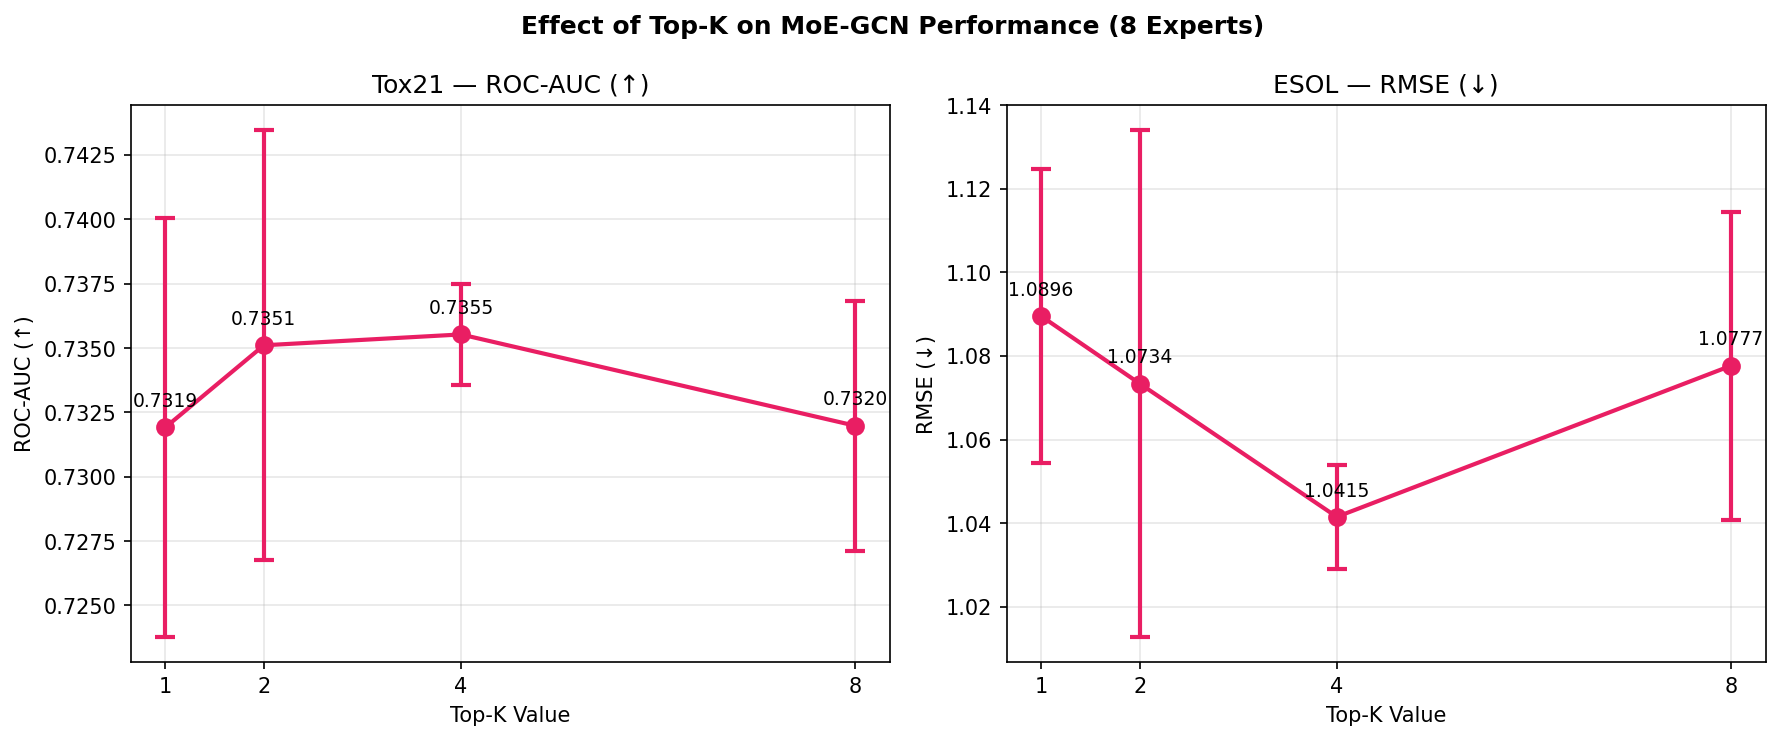

Reproduce this figure in Python.
"""
topk_comparison.py — Different K Value Comparison
Compares MoE-GCN with K=1,2,4 on Tox21 and ESOL.
Run: python topk_comparison.py
"""

import warnings, copy
import numpy as np
import torch
import torch.nn as nn
import torch.nn.functional as F
from torch_geometric.data import DataLoader
from torch_geometric.datasets import MoleculeNet
from torch_geometric.nn import GCNConv, global_mean_pool
from sklearn.metrics import roc_auc_score
import matplotlib
matplotlib.use('Agg')
import matplotlib.pyplot as plt
from collections import defaultdict

warnings.filterwarnings("ignore")
DEVICE    = torch.device("cuda" if torch.cuda.is_available() else "cpu")
BATCH_SIZE = 64
EPOCHS    = 80
PATIENCE  = 15
DATA_ROOT = "./data"
print(f"Device: {DEVICE}")

def ToFloat(data):
    data.x = data.x.float()
    return data

class MoELayer(nn.Module):
    def __init__(self, in_dim, out_dim, num_experts, top_k):
        super().__init__()
        self.num_experts = num_experts
        self.top_k = top_k
        self.experts = nn.ModuleList([nn.Sequential(nn.Linear(in_dim, out_dim), nn.ReLU()) for _ in range(num_experts)])
        self.gate = nn.Linear(in_dim, num_experts)
    def forward(self, x):
        gl = self.gate(x)
        tv, ti = torch.topk(gl, self.top_k, dim=-1)
        w = torch.zeros_like(gl).scatter_(1, ti, F.softmax(tv, dim=-1))
        bal = self.num_experts * (w.mean(0)**2).sum()
        eo = torch.stack([e(x) for e in self.experts], dim=1)
        return (w.unsqueeze(-1) * eo).sum(dim=1), bal

class MoEGCN(nn.Module):
    def __init__(self, in_dim, hidden, num_layers, dropout, num_experts, top_k, num_tasks):
        super().__init__()
        self.convs = nn.ModuleList()
        self.bns = nn.ModuleList()
        self.dropout = dropout
        for i in range(num_layers):
            self.convs.append(GCNConv(in_dim if i==0 else hidden, hidden))
            self.bns.append(nn.BatchNorm1d(hidden))
        self.moe = MoELayer(hidden, hidden, num_experts, top_k)
        self.head = nn.Linear(hidden, num_tasks)
    def forward(self, data):
        x, ei, b = data.x, data.edge_index, data.batch
        for conv, bn in zip(self.convs, self.bns):
            x = F.relu(bn(conv(x, ei)))
            x = F.dropout(x, p=self.dropout, training=self.training)
        x = global_mean_pool(x, b)
        x, bal = self.moe(x)
        return self.head(x), bal

def scaffold_split(dataset, frac_train=0.8, frac_val=0.1):
    from rdkit import Chem
    from rdkit.Chem.Scaffolds import MurckoScaffold
    scaffolds = defaultdict(list)
    for i in range(len(dataset)):
        try:
            smi = dataset.smiles[i]
            mol = Chem.MolFromSmiles(smi)
            sc  = MurckoScaffold.MurckoScaffoldSmiles(mol=mol, includeChirality=False) if mol else smi
        except:
            sc = str(i)
        scaffolds[sc].append(i)
    scaffold_sets = sorted(scaffolds.values(), key=len, reverse=True)
    n = len(dataset)
    train_cutoff = int(n * frac_train)
    val_cutoff   = int(n * (frac_train + frac_val))
    train_idx, val_idx, test_idx = [], [], []
    for s in scaffold_sets:
        if len(train_idx) < train_cutoff: train_idx.extend(s)
        elif len(val_idx) < (val_cutoff - train_cutoff): val_idx.extend(s)
        else: test_idx.extend(s)
    return (torch.utils.data.Subset(dataset, train_idx),
            torch.utils.data.Subset(dataset, val_idx),
            torch.utils.data.Subset(dataset, test_idx))

def run_topk(dataset, train_data, val_data, test_data, top_k, is_classif, num_tasks, n_seeds=3):
    in_dim = dataset.num_node_features
    seed_scores = []
    vl = DataLoader(val_data,  batch_size=BATCH_SIZE)
    tl_test = DataLoader(test_data, batch_size=BATCH_SIZE)

    for seed in range(n_seeds):
        torch.manual_seed(seed); np.random.seed(seed)
        model = MoEGCN(in_dim, 256, 4, 0.1, 8, top_k, num_tasks).to(DEVICE)
        opt   = torch.optim.Adam(model.parameters(), lr=5e-4, weight_decay=1e-5)
        sched = torch.optim.lr_scheduler.ReduceLROnPlateau(opt, patience=5, factor=0.5)
        best_val = 0.0 if is_classif else float("inf")
        pat, best_state = 0, copy.deepcopy(model.state_dict())

        for epoch in range(EPOCHS):
            model.train()
            for batch in DataLoader(train_data, batch_size=BATCH_SIZE, shuffle=True):
                batch = batch.to(DEVICE); opt.zero_grad()
                out, bal = model(batch)
                if is_classif:
                    y = batch.y.float()
                    if y.ndim == 1: y = y.reshape(-1, num_tasks)
                    mask = ~torch.isnan(y)
                    if mask.sum() == 0: continue
                    loss = F.binary_cross_entropy_with_logits(out[mask], y[mask]) + 0.01*bal
                else:
                    y = batch.y.float().squeeze()
                    mask = ~torch.isnan(y)
                    if mask.sum() == 0: continue
                    loss = F.mse_loss(out.squeeze()[mask], y[mask]) + 0.01*bal
                loss.backward(); opt.step()

            model.eval()
            all_out, all_y = [], []
            with torch.no_grad():
                for batch in vl:
                    batch = batch.to(DEVICE); out, _ = model(batch)
                    all_out.append(out.cpu()); all_y.append(batch.y.cpu())
            if is_classif:
                preds = torch.sigmoid(torch.cat(all_out)).numpy()
                labels = torch.cat(all_y).numpy()
                if labels.ndim == 1: labels = labels.reshape(-1, num_tasks)
                aucs = []
                for t in range(num_tasks):
                    col = labels[:,t]; mask2 = ~np.isnan(col)
                    if mask2.sum()>=2 and len(np.unique(col[mask2]))>=2:
                        try: aucs.append(roc_auc_score(col[mask2], preds[mask2,t]))
                        except: pass
                val_score = float(np.mean(aucs)) if aucs else 0.0
                improved = val_score > best_val
                sched.step(-val_score)
            else:
                preds = torch.cat(all_out).squeeze().numpy()
                labels = torch.cat(all_y).squeeze().numpy()
                mask2 = ~np.isnan(labels)
                val_score = float(np.sqrt(np.mean((preds[mask2]-labels[mask2])**2)))
                improved = val_score < best_val
                sched.step(val_score)

            if improved: best_val = val_score; best_state = copy.deepcopy(model.state_dict()); pat = 0
            else: pat += 1
            if pat >= PATIENCE: break

        model.load_state_dict(best_state)
        model.eval()
        all_out, all_y = [], []
        with torch.no_grad():
            for batch in tl_test:
                batch = batch.to(DEVICE); out, _ = model(batch)
                all_out.append(out.cpu()); all_y.append(batch.y.cpu())
        if is_classif:
            preds = torch.sigmoid(torch.cat(all_out)).numpy()
            labels = torch.cat(all_y).numpy()
            if labels.ndim == 1: labels = labels.reshape(-1, num_tasks)
            aucs = []
            for t in range(num_tasks):
                col = labels[:,t]; mask2 = ~np.isnan(col)
                if mask2.sum()>=2 and len(np.unique(col[mask2]))>=2:
                    try: aucs.append(roc_auc_score(col[mask2], preds[mask2,t]))
                    except: pass
            score = float(np.mean(aucs)) if aucs else 0.0
        else:
            preds = torch.cat(all_out).squeeze().numpy()
            labels = torch.cat(all_y).squeeze().numpy()
            mask2 = ~np.isnan(labels)
            score = float(np.sqrt(np.mean((preds[mask2]-labels[mask2])**2)))
        seed_scores.append(score)
    return float(np.mean(seed_scores)), float(np.std(seed_scores))

DATASETS = [
    {"name":"Tox21","tasks":12,"is_classif":True},
    {"name":"ESOL", "tasks":1, "is_classif":False},
]
TOP_KS = [1, 2, 4, 8]
all_results = {}

for ds in DATASETS:
    name = ds["name"]
    print(f"\n{'='*50}\n  {name} — K comparison\n{'='*50}")
    dataset = MoleculeNet(root=DATA_ROOT, name=name, transform=ToFloat)
    train_data, val_data, test_data = scaffold_split(dataset)
    ds_results = {}
    for k in TOP_KS:
        if k > 8: continue
        print(f"  K={k}...")
        mean, std = run_topk(dataset, train_data, val_data, test_data,
                             k, ds["is_classif"], ds["tasks"])
        ds_results[k] = {"mean": mean, "std": std}
        metric = "AUC" if ds["is_classif"] else "RMSE"
        print(f"    K={k}: {metric}={mean:.4f} ± {std:.4f}")
    all_results[name] = ds_results

# ── Plot ──────────────────────────────────────────────────────────────────────
fig, axes = plt.subplots(1, 2, figsize=(12, 5))
fig.suptitle("Effect of Top-K on MoE-GCN Performance (8 Experts)", fontsize=12, fontweight='bold')

for i, ds in enumerate(DATASETS):
    name = ds["name"]
    ax = axes[i]
    ks     = sorted(all_results[name].keys())
    means  = [all_results[name][k]["mean"] for k in ks]
    stds   = [all_results[name][k]["std"]  for k in ks]
    metric = "ROC-AUC (↑)" if ds["is_classif"] else "RMSE (↓)"
    ax.errorbar(ks, means, yerr=stds, fmt='o-', color="#E91E63",
                linewidth=2, markersize=8, capsize=5, capthick=2)
    ax.set_xlabel("Top-K Value"); ax.set_ylabel(metric)
    ax.set_title(f"{name} — {metric}")
    ax.set_xticks(ks); ax.grid(alpha=0.3)
    for k, m, s in zip(ks, means, stds):
        ax.annotate(f"{m:.4f}", (k, m), textcoords="offset points",
                    xytext=(0, 10), ha='center', fontsize=9)

plt.tight_layout()
plt.savefig("topk_comparison.png", dpi=150, bbox_inches='tight')
plt.close()
print("\nSaved → topk_comparison.png")
